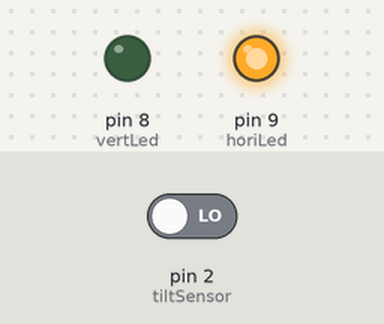
A sketch run on a simulated Arduino Uno, built with avr-gcc and run on an emulated ATmega328P. On the bench: output pins drawn as LEDs (lit = HIGH). The test bench sets the inputs (shaded band); at power-on: pin 2 (tiltSensor) LOW.

Above: at 1.2 s.
1.3 s: pin 2 (tiltSensor) driven HIGH
At 2.3 s:
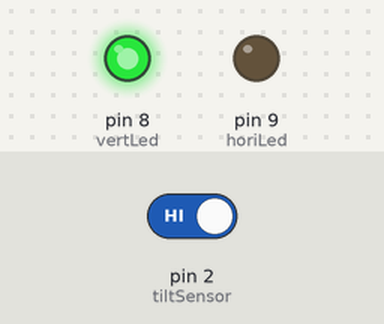
2.8 s: pin 2 (tiltSensor) driven LOW
At 3.5 s:
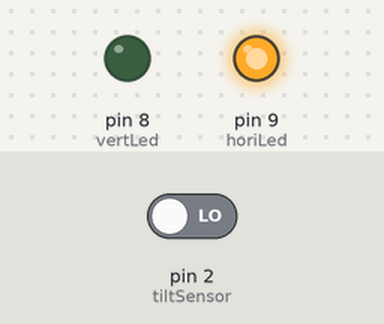
Timing chart, 0 to 5.8 s (numbered marks = the images above; inputs shaded):
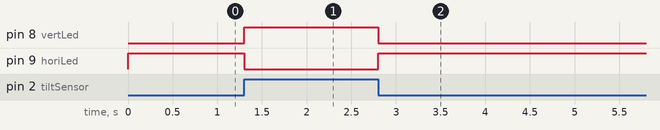

Measured:
- after the input at 1.3 s, pin 8 (vertLed): LOW → HIGH at once; pin 9 (horiLed): HIGH → LOW at once
- after the input at 2.8 s, pin 8 (vertLed): HIGH → LOW at once; pin 9 (horiLed): LOW → HIGH at once

The sketch:

TiltSensor.ino
```cpp
int tiltSensor = 2;
int vertLed = 8;
int horiLed = 9;

void setup() {
  // put your setup code here, to run once:
  pinMode(tiltSensor, INPUT);
  pinMode(vertLed, OUTPUT);
  pinMode(horiLed, OUTPUT);
}

void loop() {
  // put your main code here, to run repeatedly:
  if (digitalRead(tiltSensor) == 1){
    digitalWrite(vertLed, HIGH);
    digitalWrite(horiLed, LOW);
  }
  else{
    digitalWrite(vertLed, LOW);
    digitalWrite(horiLed, HIGH);
  }
  delay(100);
}
```
